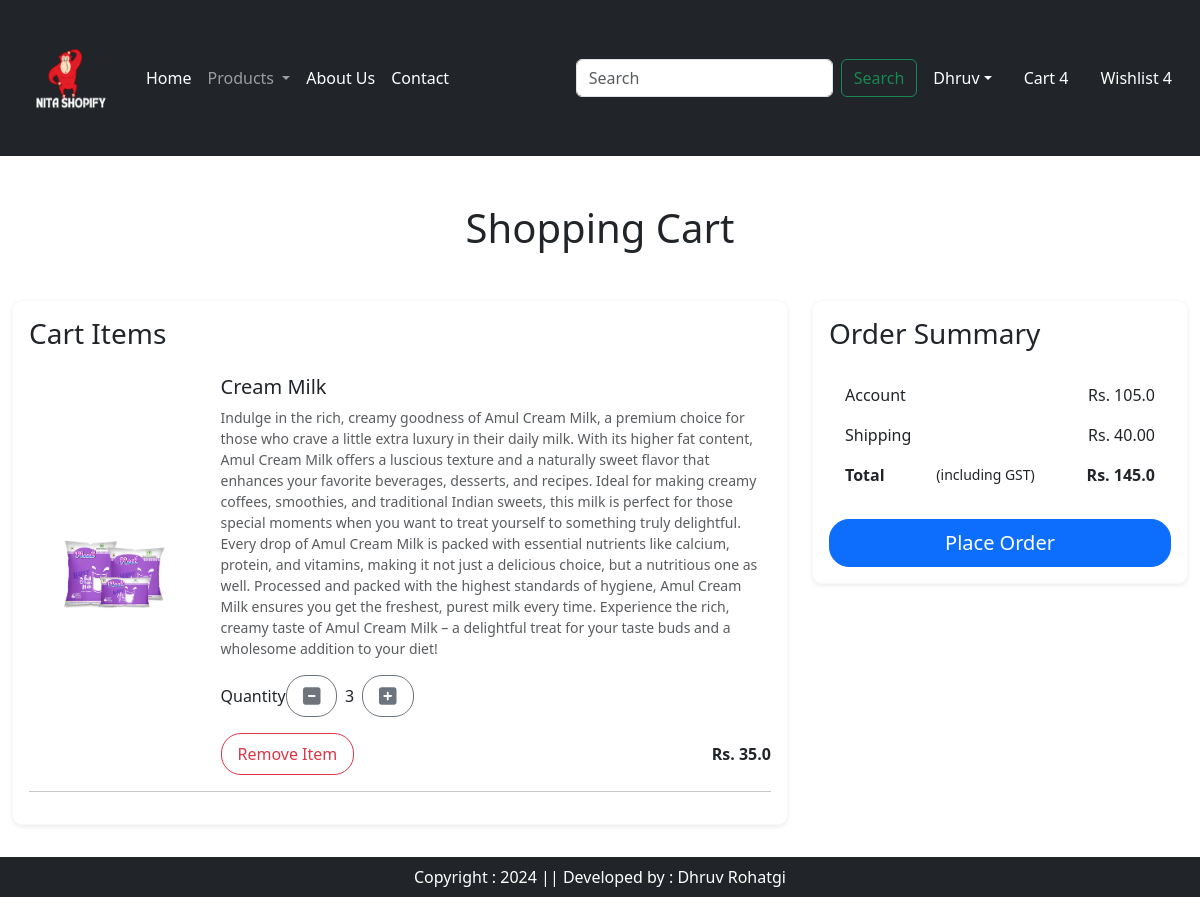
The app's page /cart/ (signed in) with its own data.
### core/models.py (models this page shows, shortened)
class Cart(models.Model):
    user = models.ForeignKey(User, on_delete=models.CASCADE)
    product = models.ForeignKey(Product, on_delete=models.CASCADE)
    quantity = models.PositiveIntegerField(default=1)

class Product(models.Model):
    title = models.CharField(max_length=100)
    selling_price = models.FloatField()
    discounted_price = models.FloatField()
    description = models.TextField()
    composition = models.TextField(default = '')
    prodapp = models.TextField(default = '')
    category = models.CharField(choices=CATEGORY_CHOICES, max_length=2)
    product_image = models.ImageField(upload_to='product')

### core/views.py (the view)
# urls.py: path('cart/', views.show_cart, name='showcart'),
def show_cart(request):
    user = request.user
    cart = Cart.objects.filter(user=user)
    amount=0
    for p in cart:
        value = p.quantity * p.product.discounted_price
        amount = amount + value
    totalamount = amount + 40
    return render(request, 'core/addtocart.html', locals())

### core/templates/core/addtocart.html (shortened to what this page needs)
{% extends "core/base.html" %}
{% load static %}
{% block main-content %}
<div class="container my-5">
    <div class="row">
        {% if cart %}
        <h1 class="text-center mb-5">Shopping Cart</h1>
        <div class="col-lg-8 col-md-12 mb-4">
            <div class="card shadow-sm border-light">
                <div class="card-body">
                    <h3 class="card-title mb-4">Cart Items</h3>
                    {% for item in cart %}
                    <div class="row mb-3">
                        <div class="col-sm-4 col-md-3 text-center align-self-center">
                            <img src="{{ item.product.product_image.url }}" alt="{{ item.product.title }}" class="img-fluid img-thumbnail" style="max-height: 150px; object-fit: cover;">
                        </div>
                        <div class="col-sm-8 col-md-9">
                            <h5>{{ item.product.title }}</h5>
                            <p class="text-muted small">{{ item.product.description }}</p>
                            <div class="d-flex align-items-center mb-3">
                                <label for="quantity" class="mr-2">Quantity</label>
                                <button class="btn btn-outline-secondary minus-cart" pid="{{ item.product.id }}"><i class="fas fa-minus-square fa-lg"></i></button>
                                <span id="quantity" class="mx-2">{{ item.quantity }}</span>
                                <button class="btn btn-outline-secondary plus-cart" pid="{{ item.product.id }}"><i class="fas fa-plus-square fa-lg"></i></button>
                            </div>
                            <div class="d-flex justify-content-between align-items-center">
                                <button class="btn btn-outline-danger remove-cart" pid="{{ item.product.id }}">Remove Item</button>
                                <p class="mb-0"><strong>Rs. {{ item.product.discounted_price }}</strong></p>
                            </div>
                        </div>
                    </div>
                    <hr>
                    {% endfor %}
                </div>
            </div>
        </div>
        <div class="col-lg-4 col-md-12">
            <div class="card shadow-sm border-light">
                <div class="card-body">
                    <h3 class="card-title mb-4">Order Summary</h3>
                    <ul class="list-group list-group-flush">
                        <li class="list-group-item d-flex justify-content-between align-items-center border-0">Account <span id="amount">Rs. {{ amount }}</span></li>
                        <li class="list-group-item d-flex justify-content-between align-items-center border-0">Shipping <span>Rs. 40.00</span></li>
                        <li class="list-group-item d-flex justify-content-between align-items-center border-0">
                            <strong>Total</strong> <small>(including GST)</small> <span id="totalamount"><strong>Rs. {{ totalamount }}</strong></span>
                        </li>
                    </ul>
                    <div class="d-grid mt-4">
                        <a href="{% url 'checkout' %}" class="btn btn-primary btn-lg">Place Order</a>
                    </div>
                </div>
            </div>
        </div>
        {% else %}
            <h1 class="text-center mb-5">Cart is Empty</h1>
        {% endif %}
    </div>
</div>
{% endblock main-content %}

### core/templates/core/addtocart.html (style rules this page uses)
.container { max-width: 1200px; }
.card { border-radius: 10px; overflow: hidden; }
.img-thumbnail { border: none; border-radius: 5px; }
.btn-outline-secondary, .btn-outline-danger { border-radius: 20px; padding: 0.5rem 1rem; }
.btn-outline-secondary { color: #6c757d; }
.btn-outline-danger { color: #dc3545; }
.btn-primary { border-radius: 20px; }

### records on screen
Cart: product.product_image (picture), product "Cream Milk", product.description "Indulge in the rich, creamy goodness of Amul Cream Milk, a premium choice for those who crave a little extra luxury in their daily milk. With its higher fat content, Amul Cream Milk offers a luscious texture and a naturally sweet flavor that enhances your favorite beverages, desserts, and recipes. Ideal for making creamy coffees, smoothies, and traditional Indian sweets, this milk is perfect for those special moments when you want to treat yourself to something truly delightful. Every drop of Amul Cream Milk is packed with essential nutrients like calcium, protein, and vitamins, making it not just a delicious choice, but a nutritious one as well. Processed and packed with the highest…", quantity "3", product.discounted_price "35.0"

### other values on screen
{{ amount }} "105.0"
{{ totalamount }} "145.0"
